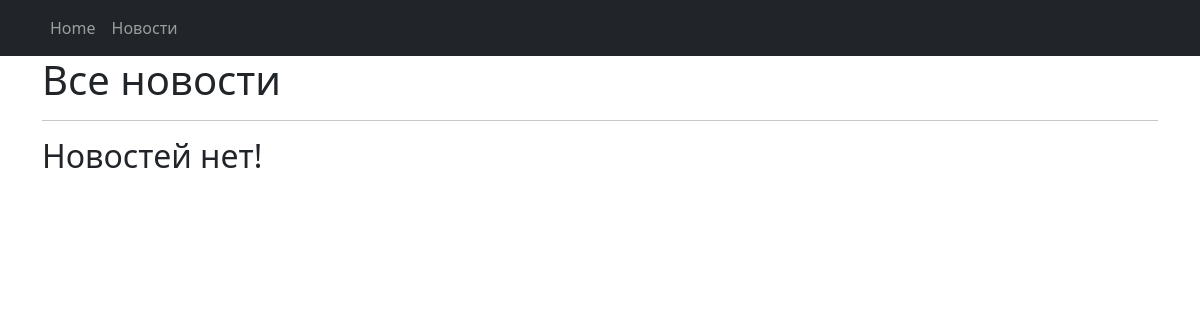
Before: /news/ with the older database file.
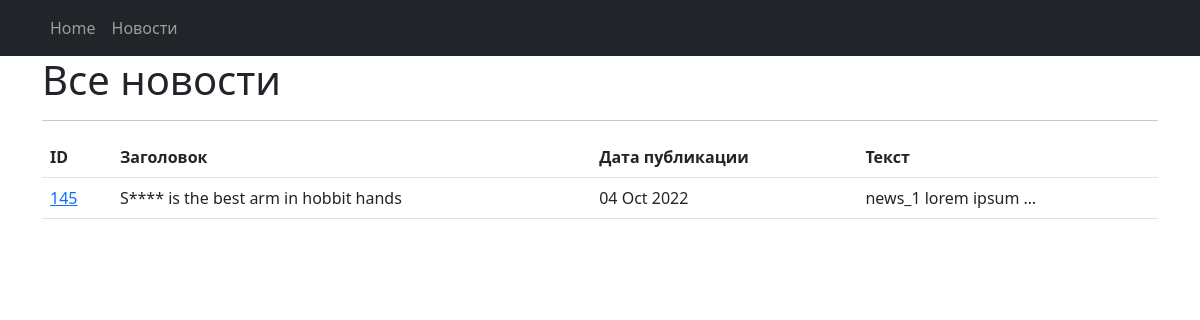
After: the same page with the newer database file.
### news/models.py (models this page shows, shortened)
class Post(models.Model):
    article = 'AR'
    news = 'NW'
    POSITIONS = [
        (article, 'Статья'),
        (news, 'Новость'),
    ]
    author = models.ForeignKey('Author', on_delete=models.CASCADE)
    post_type = models.CharField(max_length=2, choices=POSITIONS, default=news)
    time_create = models.DateTimeField(auto_now_add=True)
    category = models.ManyToManyField('Category',
               through='Postcategory')
    head = models.CharField(max_length=128)
    text = models.TextField(default='')
    rating = models.IntegerField(default=0)

### news/views.py (the view)
# urls.py: path('', NewsList.as_view()),
class NewsList(ListView):
    model = Post
    ordering = '-time_create'
    template_name = 'news.html'
    context_object_name = 'news'
    def get_queryset(self):
        return super().get_queryset().filter(post_type=Post.news)
    def get_context_data(self, **kwargs):
        context = super().get_context_data(**kwargs)
        context['next_sale'] = "Распродажа в среду!"
        return context

### news/templatetags/custom_filters.py (called while the page is built)
@register.filter()
def censor(value, code='wolf'):
    len_1 = len(code)-1
    val_1 = value.replace(code, f'{code[0]}{len_1*"*"}')
    return val_1

### news/templatetags/custom_tags.py (called while the page is built)
@register.simple_tag()
def current_time(format_string='%b %d %Y'):
   return datetime.utcnow().strftime(format_string)

### templates/news.html (shortened to what this page needs)
{% extends 'flatpages/default.html' %}
{% load custom_filters %}
{% load custom_tags %}
{% block content %}
<h1>Все новости</h1>
   <hr>
{% if news %}
<table class="table">
    <tr>
        <th>ID</th>
        <th>Заголовок</th>
        <th>Дата публикации</th>
        <th>Текст</th>
    </tr>
    {% for neww in news %}
    <tr>
        <td><a href="/news/{{neww.id}}"> {{neww.id }}</a></td>
        <td>{{ neww.head | censor | censor:"Sword"}}</td>
        <td>{{ neww.time_create | date:'d M Y'}}</td>
        <td>{{ neww.text|truncatechars:20 }}</td>
    </tr>
    {% endfor %}
</table>
{% else %}
    <h2>Новостей нет!</h2>
{% endif %}
{% endblock content %}

Changed rows visible on the page:
added Post: id "145", head|censor "S**** is the best arm in hobbit hands", time_create "04 Oct 2022", text "news_1 lorem ipsum …"
Other visible differences:
text no longer shown: "Новостей нет!"
text now shown: "ID Заголовок Дата публикации Текст"
